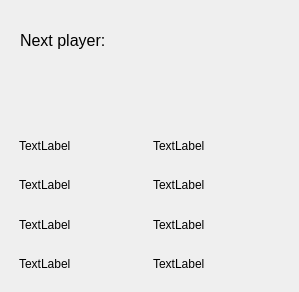
<?xml version="1.0" encoding="UTF-8"?>
<ui version="4.0">
 <class>Form</class>
 <widget class="QWidget" name="Form">
  <property name="geometry">
   <rect>
    <x>0</x>
    <y>0</y>
    <width>299</width>
    <height>292</height>
   </rect>
  </property>
  <property name="sizePolicy">
   <sizepolicy hsizetype="Preferred" vsizetype="Preferred">
    <horstretch>0</horstretch>
    <verstretch>0</verstretch>
   </sizepolicy>
  </property>
  <property name="minimumSize">
   <size>
    <width>0</width>
    <height>0</height>
   </size>
  </property>
  <property name="maximumSize">
   <size>
    <width>16777215</width>
    <height>16777215</height>
   </size>
  </property>
  <property name="windowTitle">
   <string>Form</string>
  </property>
  <property name="styleSheet">
   <string notr="true">background-color:&quot;lightgreen&quot;
</string>
  </property>
  <widget class="QLabel" name="nextPlabel">
   <property name="geometry">
    <rect>
     <x>20</x>
     <y>20</y>
     <width>111</width>
     <height>41</height>
    </rect>
   </property>
   <property name="font">
    <font>
     <pointsize>12</pointsize>
    </font>
   </property>
   <property name="text">
    <string>Next player:</string>
   </property>
  </widget>
  <widget class="QLabel" name="playerNamelabel">
   <property name="geometry">
    <rect>
     <x>20</x>
     <y>90</y>
     <width>200</width>
     <height>30</height>
    </rect>
   </property>
   <property name="sizePolicy">
    <sizepolicy hsizetype="Fixed" vsizetype="Fixed">
     <horstretch>0</horstretch>
     <verstretch>0</verstretch>
    </sizepolicy>
   </property>
   <property name="minimumSize">
    <size>
     <width>200</width>
     <height>30</height>
    </size>
   </property>
   <property name="maximumSize">
    <size>
     <width>200</width>
     <height>30</height>
    </size>
   </property>
   <property name="font">
    <font>
     <pointsize>12</pointsize>
    </font>
   </property>
   <property name="text">
    <string/>
   </property>
  </widget>
  <widget class="QWidget" name="gridLayoutWidget">
   <property name="geometry">
    <rect>
     <x>19</x>
     <y>129</y>
     <width>261</width>
     <height>151</height>
    </rect>
   </property>
   <layout class="QGridLayout" name="gridLayout">
    <item row="1" column="0">
     <widget class="QLabel" name="secondPnamelabel">
      <property name="text">
       <string>TextLabel</string>
      </property>
     </widget>
    </item>
    <item row="2" column="0">
     <widget class="QLabel" name="thirdPnamelabel">
      <property name="text">
       <string>TextLabel</string>
      </property>
     </widget>
    </item>
    <item row="0" column="0">
     <widget class="QLabel" name="firstPnamelabel">
      <property name="text">
       <string>TextLabel</string>
      </property>
     </widget>
    </item>
    <item row="3" column="0">
     <widget class="QLabel" name="fourthPnamelabel">
      <property name="text">
       <string>TextLabel</string>
      </property>
     </widget>
    </item>
    <item row="0" column="1">
     <widget class="QLabel" name="firstPscorelabel">
      <property name="text">
       <string>TextLabel</string>
      </property>
     </widget>
    </item>
    <item row="1" column="1">
     <widget class="QLabel" name="secondPscorelabel">
      <property name="text">
       <string>TextLabel</string>
      </property>
     </widget>
    </item>
    <item row="2" column="1">
     <widget class="QLabel" name="thirdPscorelabel">
      <property name="text">
       <string>TextLabel</string>
      </property>
     </widget>
    </item>
    <item row="3" column="1">
     <widget class="QLabel" name="fourthPscorelabel">
      <property name="text">
       <string>TextLabel</string>
      </property>
     </widget>
    </item>
   </layout>
  </widget>
 </widget>
 <resources/>
 <connections/>
</ui>
